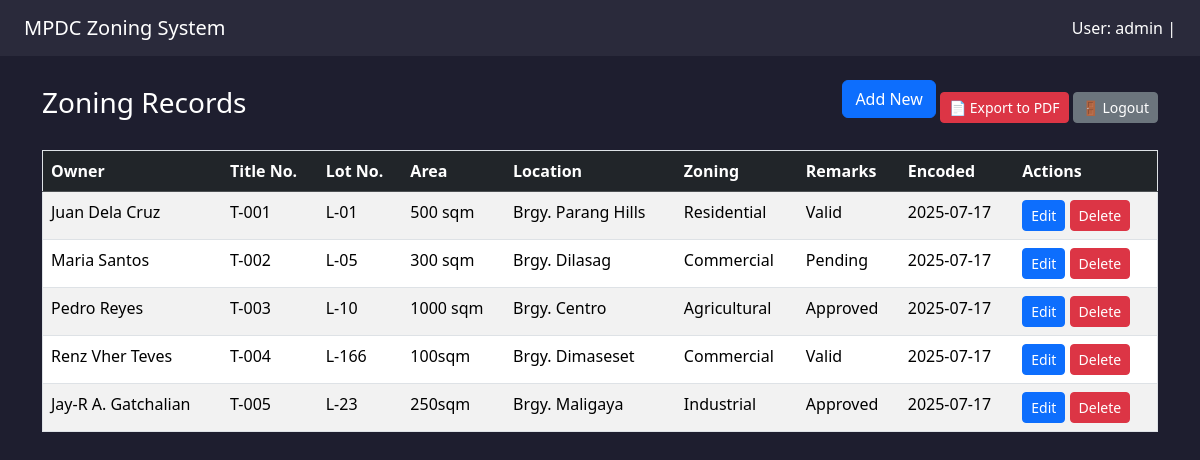
The app's page /dashboard (signed in) with its own data.
### tables this page shows
CREATE TABLE lands (
    id INTEGER PRIMARY KEY AUTOINCREMENT,
    owner_name TEXT NOT NULL,
    title_number TEXT NOT NULL,
    lot_number TEXT,
    area TEXT,
    location TEXT,
    zoning_type TEXT,
    remarks TEXT,
    date_encoded TEXT
);

### app.py (the view)
@app.route("/dashboard")
def dashboard():
    if "username" not in session:
        return redirect(url_for("login"))
    conn = sqlite3.connect("database/mpdc.db")
    cursor = conn.cursor()
    cursor.execute("SELECT * FROM lands")
    records = cursor.fetchall()
    conn.close()
    lands = [
        {
            "id": row[0],
            "owner_name": row[1],
            "title_number": row[2],
            "lot_number": row[3],
            "area": row[4],
            "location": row[5],
            "zoning_type": row[6],
            "remarks": row[7],
            "date_encoded": row[8],
        } for row in records
    ]
    current_time = datetime.now().strftime("%B %d, %Y %I:%M %p")
    return render_template("dashboard.html", lands=lands)

### templates/dashboard.html (shortened to what this page needs)
<!DOCTYPE html>
<html lang="en">
<head>
    <link href="https://cdn.jsdelivr.net/npm/bootstrap@5.3.3/dist/css/bootstrap.min.css" rel="stylesheet">
</head>
<body>
    <nav class="navbar navbar-expand-lg navbar-dark px-4">
        <a class="navbar-brand" href="#">MPDC Zoning System</a>
        <div class="ms-auto text-white">
            User: {{ session['username'] }} | {{ current_time }}
        </div>
    </nav>
    <div class="container mt-4">
        <div class="d-flex justify-content-between align-items-center mb-3">
            <h3>Zoning Records</h3>
            <div>
                <a href="{{ url_for('add') }}" class="btn btn-primary mb-3">Add New</a>
                <a href="/export_pdf" class="btn btn-sm btn-danger">📄 Export to PDF</a>
                <a href="/logout" class="btn btn-sm btn-secondary">🚪 Logout</a>
            </div>
        </div>
        {% if lands %}
        <div class="table-responsive">
            <table class="table table-striped table-hover border rounded">
                <thead class="table-dark">
                    <tr>
                        <th>Owner</th>
                        <th>Title No.</th>
                        <th>Lot No.</th>
                        <th>Area</th>
                        <th>Location</th>
                        <th>Zoning</th>
                        <th>Remarks</th>
                        <th>Encoded</th>
                        <th>Actions</th>
                    </tr>
                </thead>
                <tbody>
                    {% for land in lands %}
                    <tr>
                        <td>{{ land.owner_name }}</td>
                        <td>{{ land.title_number }}</td>
                        <td>{{ land.lot_number }}</td>
                        <td>{{ land.area }}</td>
                        <td>{{ land.location }}</td>
                        <td>{{ land.zoning_type }}</td>
                        <td>{{ land.remarks }}</td>
                        <td>{{ land.date_encoded }}</td>
                        <td>
                            <a href="/edit/{{ land.id }}" class="btn btn-sm btn-primary">Edit</a>
                            <a href="/delete/{{ land.id }}" class="btn btn-sm btn-danger" onclick="return confirm('Delete this record?')">Delete</a>
                        </td>
                    </tr>
                    {% endfor %}
                </tbody>
            </table>
        </div>
        {% else %}
        <p>No zoning records found.</p>
        {% endif %}
    </div>
</body>
</html>

### templates/dashboard.html (style rules this page uses)
body { background-color: #1e1e2f; color: white; }
.navbar { background-color: #2a2a3b; }
.table { background-color: #2f2f45; color: white; }

### records on screen
lands: owner_name "Juan Dela Cruz", title_number "T-001", lot_number "L-01", area "500 sqm", location "Brgy. Parang Hills", zoning_type "Residential", remarks "Valid", date_encoded "2025-07-17"
lands: owner_name "Maria Santos", title_number "T-002", lot_number "L-05", area "300 sqm", location "Brgy. Dilasag", zoning_type "Commercial", remarks "Pending", date_encoded "2025-07-17"
lands: owner_name "Pedro Reyes", title_number "T-003", lot_number "L-10", area "1000 sqm", location "Brgy. Centro", zoning_type "Agricultural", remarks "Approved", date_encoded "2025-07-17"
lands: owner_name "Renz Vher Teves", title_number "T-004", lot_number "L-166", area "100sqm", location "Brgy. Dimaseset", zoning_type "Commercial", remarks "Valid", date_encoded "2025-07-17"
lands: owner_name "Jay-R A. Gatchalian", title_number "T-005", lot_number "L-23", area "250sqm", location "Brgy. Maligaya", zoning_type "Industrial", remarks "Approved", date_encoded "2025-07-17"

### other values on screen
{{ session['username'] }} "admin"
